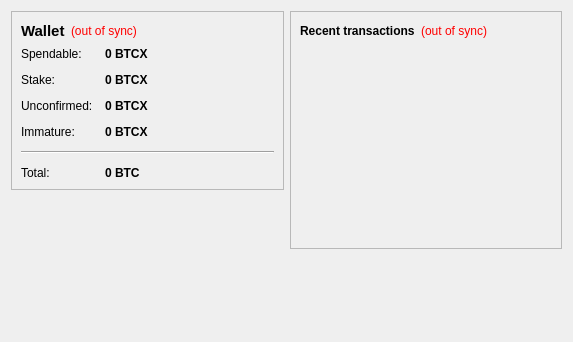
<?xml version="1.0" encoding="UTF-8"?>
<ui version="4.0">
 <class>OverviewPage</class>
 <widget class="QWidget" name="OverviewPage">
  <property name="geometry">
   <rect>
    <x>0</x>
    <y>0</y>
    <width>573</width>
    <height>342</height>
   </rect>
  </property>
  <property name="windowTitle">
   <string>Form</string>
  </property>
  <layout class="QHBoxLayout" name="horizontalLayout" stretch="1,1">
   <item>
    <layout class="QVBoxLayout" name="verticalLayout_2">
     <item>
      <widget class="QFrame" name="frame">
       <property name="frameShape">
        <enum>QFrame::StyledPanel</enum>
       </property>
       <property name="frameShadow">
        <enum>QFrame::Raised</enum>
       </property>
       <layout class="QVBoxLayout" name="verticalLayout_4">
        <item>
         <layout class="QHBoxLayout" name="horizontalLayout_4">
          <item>
           <widget class="QLabel" name="label_5">
            <property name="font">
             <font>
              <pointsize>11</pointsize>
              <weight>75</weight>
              <bold>true</bold>
             </font>
            </property>
            <property name="text">
             <string>Wallet</string>
            </property>
           </widget>
          </item>
          <item>
           <widget class="QLabel" name="labelWalletStatus">
            <property name="toolTip">
             <string>The displayed information may be out of date. Your wallet automatically synchronizes with the bitcoinx11 network after a connection is established, but this process has not completed yet.</string>
            </property>
            <property name="styleSheet">
             <string notr="true">QLabel { color: red; }</string>
            </property>
            <property name="text">
             <string notr="true">(out of sync)</string>
            </property>
            <property name="alignment">
             <set>Qt::AlignLeading|Qt::AlignLeft|Qt::AlignVCenter</set>
            </property>
           </widget>
          </item>
          <item>
           <spacer name="horizontalSpacer_2">
            <property name="orientation">
             <enum>Qt::Horizontal</enum>
            </property>
            <property name="sizeHint" stdset="0">
             <size>
              <width>40</width>
              <height>20</height>
             </size>
            </property>
           </spacer>
          </item>
         </layout>
        </item>
        <item>
         <layout class="QFormLayout" name="formLayout_2">
          <property name="fieldGrowthPolicy">
           <enum>QFormLayout::AllNonFixedFieldsGrow</enum>
          </property>
          <property name="horizontalSpacing">
           <number>12</number>
          </property>
          <property name="verticalSpacing">
           <number>12</number>
          </property>
          <item row="0" column="0">
           <widget class="QLabel" name="label">
            <property name="text">
             <string>Spendable:</string>
            </property>
           </widget>
          </item>
          <item row="0" column="1">
           <widget class="QLabel" name="labelBalance">
            <property name="font">
             <font>
              <weight>75</weight>
              <bold>true</bold>
             </font>
            </property>
            <property name="cursor">
             <cursorShape>IBeamCursor</cursorShape>
            </property>
            <property name="toolTip">
             <string>Your current spendable balance</string>
            </property>
            <property name="text">
             <string notr="true">0 BTCX</string>
            </property>
            <property name="textInteractionFlags">
             <set>Qt::LinksAccessibleByMouse|Qt::TextSelectableByKeyboard|Qt::TextSelectableByMouse</set>
            </property>
           </widget>
          </item>
          <item row="1" column="0">
           <widget class="QLabel" name="label_6">
            <property name="text">
             <string>Stake:</string>
            </property>
           </widget>
          </item>
          <item row="1" column="1">
           <widget class="QLabel" name="labelStake">
            <property name="font">
             <font>
              <weight>75</weight>
              <bold>true</bold>
             </font>
            </property>
            <property name="cursor">
             <cursorShape>IBeamCursor</cursorShape>
            </property>
            <property name="toolTip">
             <string>Total of coins that was staked, and do not yet count toward the current balance</string>
            </property>
            <property name="text">
             <string notr="true">0 BTCX</string>
            </property>
            <property name="textInteractionFlags">
             <set>Qt::LinksAccessibleByMouse|Qt::TextSelectableByKeyboard|Qt::TextSelectableByMouse</set>
            </property>
           </widget>
          </item>
          <item row="2" column="0">
           <widget class="QLabel" name="label_3">
            <property name="text">
             <string>Unconfirmed:</string>
            </property>
           </widget>
          </item>
          <item row="2" column="1">
           <widget class="QLabel" name="labelUnconfirmed">
            <property name="font">
             <font>
              <weight>75</weight>
              <bold>true</bold>
             </font>
            </property>
            <property name="cursor">
             <cursorShape>IBeamCursor</cursorShape>
            </property>
            <property name="toolTip">
             <string>Total of transactions that have yet to be confirmed, and do not yet count toward the current balance</string>
            </property>
            <property name="text">
             <string notr="true">0 BTCX</string>
            </property>
            <property name="textInteractionFlags">
             <set>Qt::LinksAccessibleByMouse|Qt::TextSelectableByKeyboard|Qt::TextSelectableByMouse</set>
            </property>
           </widget>
          </item>
          <item row="3" column="0">
           <widget class="QLabel" name="labelImmatureText">
            <property name="text">
             <string>Immature:</string>
            </property>
           </widget>
          </item>
          <item row="3" column="1">
           <widget class="QLabel" name="labelImmature">
            <property name="font">
             <font>
              <weight>75</weight>
              <bold>true</bold>
             </font>
            </property>
            <property name="toolTip">
             <string>Mined balance that has not yet matured</string>
            </property>
            <property name="text">
             <string notr="true">0 BTCX</string>
            </property>
            <property name="textInteractionFlags">
             <set>Qt::LinksAccessibleByMouse|Qt::TextSelectableByKeyboard|Qt::TextSelectableByMouse</set>
            </property>
           </widget>
          </item>
          <item row="4" column="0" colspan="2">
           <widget class="Line" name="line">
            <property name="orientation">
             <enum>Qt::Horizontal</enum>
            </property>
           </widget>
          </item>
          <item row="5" column="0">
           <widget class="QLabel" name="labelTotalText">
            <property name="text">
             <string>Total:</string>
            </property>
           </widget>
          </item>
          <item row="5" column="1">
           <widget class="QLabel" name="labelTotal">
            <property name="font">
             <font>
              <weight>75</weight>
              <bold>true</bold>
             </font>
            </property>
            <property name="cursor">
             <cursorShape>IBeamCursor</cursorShape>
            </property>
            <property name="toolTip">
             <string>Your current total balance</string>
            </property>
            <property name="text">
             <string notr="true">0 BTC</string>
            </property>
            <property name="textInteractionFlags">
             <set>Qt::LinksAccessibleByMouse|Qt::TextSelectableByKeyboard|Qt::TextSelectableByMouse</set>
            </property>
           </widget>
          </item>
         </layout>
        </item>
       </layout>
      </widget>
     </item>
     <item>
      <spacer name="verticalSpacer">
       <property name="orientation">
        <enum>Qt::Vertical</enum>
       </property>
       <property name="sizeHint" stdset="0">
        <size>
         <width>20</width>
         <height>40</height>
        </size>
       </property>
      </spacer>
       　　
     </item>
     　　        <item>
       　　         <widget class="QLabel" name="label_wallet_bgcoin">
         　　          <property name="text">
           　　           <string/>
           　　
         </property>
         　　          <property name="pixmap">
           　　           <pixmap resource="../bitcoin.qrc">:/images/wallet_bgcoin</pixmap>
           　　
         </property>
         　　          <property name="scaledContents">
           　　           <bool>false</bool>
           　　
         </property>
         　　          <property name="alignment">
           　　           <set>Qt::AlignCenter</set>
           　　
         </property>
         　　          <property name="margin">
           　　           <number>-2</number>
           　　
         </property>
         　　
       </widget>
       　　
     </item>
     　　        <item>
       　　         <widget class="QLabel" name="label_6">
         　　          <property name="text">
           　　           <string/>
           　　
         </property>
         　　
       </widget>
       　　
     </item>
    </layout>
   </item>
   <item>
    <layout class="QVBoxLayout" name="verticalLayout_3">
     <item>
      <widget class="QFrame" name="frame_2">
       <property name="frameShape">
        <enum>QFrame::StyledPanel</enum>
       </property>
       <property name="frameShadow">
        <enum>QFrame::Raised</enum>
       </property>
       <layout class="QVBoxLayout" name="verticalLayout">
        <item>
         <layout class="QHBoxLayout" name="horizontalLayout_2">
          <item>
           <widget class="QLabel" name="label_4">
            <property name="text">
             <string>&lt;b&gt;Recent transactions&lt;/b&gt;</string>
            </property>
           </widget>
          </item>
          <item>
           <widget class="QLabel" name="labelTransactionsStatus">
            <property name="toolTip">
             <string>The displayed information may be out of date. Your wallet automatically synchronizes with the bitcoinx11 network after a connection is established, but this process has not completed yet.</string>
            </property>
            <property name="styleSheet">
             <string notr="true">QLabel { color: red; }</string>
            </property>
            <property name="text">
             <string notr="true">(out of sync)</string>
            </property>
            <property name="alignment">
             <set>Qt::AlignRight|Qt::AlignTrailing|Qt::AlignVCenter</set>
            </property>
           </widget>
          </item>
          <item>
           <spacer name="horizontalSpacer">
            <property name="orientation">
             <enum>Qt::Horizontal</enum>
            </property>
            <property name="sizeHint" stdset="0">
             <size>
              <width>40</width>
              <height>20</height>
             </size>
            </property>
           </spacer>
          </item>
         </layout>
        </item>
        <item>
         <widget class="QListView" name="listTransactions">
          <property name="styleSheet">
           <string notr="true">QListView { background: transparent; }</string>
          </property>
          <property name="frameShape">
           <enum>QFrame::NoFrame</enum>
          </property>
          <property name="verticalScrollBarPolicy">
           <enum>Qt::ScrollBarAlwaysOff</enum>
          </property>
          <property name="horizontalScrollBarPolicy">
           <enum>Qt::ScrollBarAlwaysOff</enum>
          </property>
          <property name="selectionMode">
           <enum>QAbstractItemView::NoSelection</enum>
          </property>
         </widget>
        </item>
       </layout>
      </widget>
     </item>
     <item>
      <spacer name="verticalSpacer_2">
       <property name="orientation">
        <enum>Qt::Vertical</enum>
       </property>
       <property name="sizeHint" stdset="0">
        <size>
         <width>20</width>
         <height>40</height>
        </size>
       </property>
      </spacer>
     </item>
    </layout>
   </item>
  </layout>
 </widget>
 <resources/>
 <connections/>
</ui>
